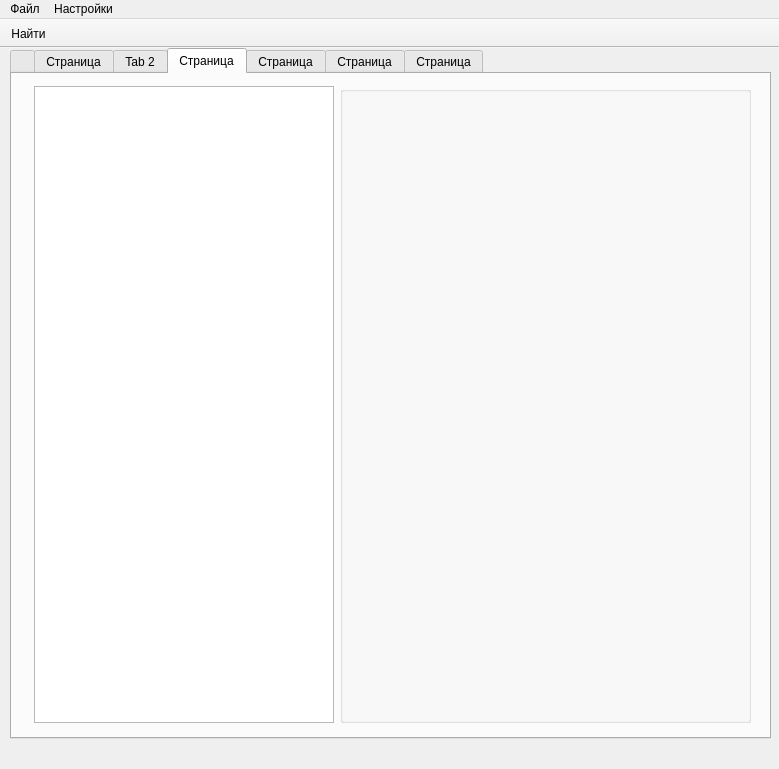
<?xml version="1.0" encoding="UTF-8"?>
<ui version="4.0">
 <class>MainWindow</class>
 <widget class="QMainWindow" name="MainWindow">
  <property name="geometry">
   <rect>
    <x>0</x>
    <y>0</y>
    <width>779</width>
    <height>769</height>
   </rect>
  </property>
  <property name="sizePolicy">
   <sizepolicy hsizetype="Ignored" vsizetype="Fixed">
    <horstretch>0</horstretch>
    <verstretch>0</verstretch>
   </sizepolicy>
  </property>
  <property name="windowTitle">
   <string>Energo - Конфигуратор</string>
  </property>
  <widget class="QWidget" name="centralWidget">
   <widget class="QTabWidget" name="tabWidget">
    <property name="geometry">
     <rect>
      <x>10</x>
      <y>0</y>
      <width>761</width>
      <height>691</height>
     </rect>
    </property>
    <property name="currentIndex">
     <number>3</number>
    </property>
    <widget class="QWidget" name="tabTU">
     <attribute name="title">
      <string/>
     </attribute>
     <widget class="QWidget" name="horizontalLayoutWidget">
      <property name="geometry">
       <rect>
        <x>10</x>
        <y>12</y>
        <width>630</width>
        <height>491</height>
       </rect>
      </property>
      <layout class="QHBoxLayout" name="tuLayout">
       <property name="leftMargin">
        <number>6</number>
       </property>
       <property name="topMargin">
        <number>6</number>
       </property>
       <property name="rightMargin">
        <number>6</number>
       </property>
       <property name="bottomMargin">
        <number>6</number>
       </property>
       <item>
        <layout class="QHBoxLayout" name="horizontalLayout" stretch="1,3">
         <property name="leftMargin">
          <number>6</number>
         </property>
         <property name="topMargin">
          <number>6</number>
         </property>
         <property name="rightMargin">
          <number>6</number>
         </property>
         <property name="bottomMargin">
          <number>6</number>
         </property>
         <item>
          <widget class="QTreeWidget" name="treeWidget">
           <property name="sizePolicy">
            <sizepolicy hsizetype="Fixed" vsizetype="Expanding">
             <horstretch>0</horstretch>
             <verstretch>0</verstretch>
            </sizepolicy>
           </property>
           <property name="minimumSize">
            <size>
             <width>300</width>
             <height>411</height>
            </size>
           </property>
           <property name="maximumSize">
            <size>
             <width>350</width>
             <height>11111111</height>
            </size>
           </property>
           <attribute name="headerVisible">
            <bool>false</bool>
           </attribute>
           <attribute name="headerCascadingSectionResizes">
            <bool>false</bool>
           </attribute>
           <attribute name="headerShowSortIndicator" stdset="0">
            <bool>false</bool>
           </attribute>
           <column>
            <property name="text">
             <string notr="true">1</string>
            </property>
           </column>
          </widget>
         </item>
         <item>
          <widget class="QGroupBox" name="groupBox">
           <property name="sizePolicy">
            <sizepolicy hsizetype="Expanding" vsizetype="Expanding">
             <horstretch>0</horstretch>
             <verstretch>0</verstretch>
            </sizepolicy>
           </property>
           <property name="minimumSize">
            <size>
             <width>300</width>
             <height>0</height>
            </size>
           </property>
           <property name="title">
            <string/>
           </property>
          </widget>
         </item>
        </layout>
       </item>
      </layout>
     </widget>
    </widget>
    <widget class="QWidget" name="tabDPG">
     <attribute name="title">
      <string>Страница</string>
     </attribute>
     <widget class="QWidget" name="horizontalLayoutWidget_4">
      <property name="geometry">
       <rect>
        <x>10</x>
        <y>0</y>
        <width>741</width>
        <height>661</height>
       </rect>
      </property>
      <layout class="QHBoxLayout" name="dpgLayout">
       <property name="leftMargin">
        <number>6</number>
       </property>
       <property name="topMargin">
        <number>6</number>
       </property>
       <property name="rightMargin">
        <number>6</number>
       </property>
       <property name="bottomMargin">
        <number>6</number>
       </property>
       <item>
        <layout class="QHBoxLayout" name="horizontalLayout_4" stretch="0,3">
         <property name="leftMargin">
          <number>6</number>
         </property>
         <property name="topMargin">
          <number>6</number>
         </property>
         <property name="rightMargin">
          <number>6</number>
         </property>
         <property name="bottomMargin">
          <number>6</number>
         </property>
         <item>
          <widget class="QTreeWidget" name="twDPG">
           <property name="sizePolicy">
            <sizepolicy hsizetype="Fixed" vsizetype="Expanding">
             <horstretch>0</horstretch>
             <verstretch>0</verstretch>
            </sizepolicy>
           </property>
           <property name="minimumSize">
            <size>
             <width>300</width>
             <height>411</height>
            </size>
           </property>
           <property name="maximumSize">
            <size>
             <width>350</width>
             <height>11111111</height>
            </size>
           </property>
           <attribute name="headerVisible">
            <bool>false</bool>
           </attribute>
           <attribute name="headerCascadingSectionResizes">
            <bool>false</bool>
           </attribute>
           <column>
            <property name="text">
             <string notr="true">1</string>
            </property>
           </column>
          </widget>
         </item>
         <item>
          <widget class="QGroupBox" name="gbDPG">
           <property name="sizePolicy">
            <sizepolicy hsizetype="Expanding" vsizetype="Expanding">
             <horstretch>0</horstretch>
             <verstretch>0</verstretch>
            </sizepolicy>
           </property>
           <property name="minimumSize">
            <size>
             <width>300</width>
             <height>0</height>
            </size>
           </property>
           <property name="title">
            <string/>
           </property>
          </widget>
         </item>
        </layout>
       </item>
      </layout>
     </widget>
    </widget>
    <widget class="QWidget" name="tabSchedule">
     <attribute name="title">
      <string>Tab 2</string>
     </attribute>
     <widget class="QWidget" name="horizontalLayoutWidget_3">
      <property name="geometry">
       <rect>
        <x>10</x>
        <y>10</y>
        <width>731</width>
        <height>641</height>
       </rect>
      </property>
      <layout class="QHBoxLayout" name="scheduleLayout">
       <item>
        <layout class="QHBoxLayout" name="horizontalLayout_2" stretch="0,3">
         <property name="leftMargin">
          <number>6</number>
         </property>
         <property name="topMargin">
          <number>6</number>
         </property>
         <property name="rightMargin">
          <number>6</number>
         </property>
         <property name="bottomMargin">
          <number>6</number>
         </property>
         <item>
          <widget class="QTreeWidget" name="twSchedule">
           <attribute name="headerVisible">
            <bool>false</bool>
           </attribute>
           <column>
            <property name="text">
             <string notr="true">1</string>
            </property>
           </column>
          </widget>
         </item>
         <item>
          <widget class="QGroupBox" name="gbSchedule">
           <property name="title">
            <string>Настройка задания:</string>
           </property>
          </widget>
         </item>
        </layout>
       </item>
      </layout>
     </widget>
    </widget>
    <widget class="QWidget" name="tabChannels">
     <attribute name="title">
      <string>Страница</string>
     </attribute>
     <widget class="QWidget" name="horizontalLayoutWidget_7">
      <property name="geometry">
       <rect>
        <x>10</x>
        <y>0</y>
        <width>741</width>
        <height>661</height>
       </rect>
      </property>
      <layout class="QHBoxLayout" name="channelsLayout">
       <property name="leftMargin">
        <number>6</number>
       </property>
       <property name="topMargin">
        <number>6</number>
       </property>
       <property name="rightMargin">
        <number>6</number>
       </property>
       <property name="bottomMargin">
        <number>6</number>
       </property>
       <item>
        <layout class="QHBoxLayout" name="horizontalLayout_6" stretch="0,3">
         <property name="leftMargin">
          <number>6</number>
         </property>
         <property name="topMargin">
          <number>6</number>
         </property>
         <property name="rightMargin">
          <number>6</number>
         </property>
         <property name="bottomMargin">
          <number>6</number>
         </property>
         <item>
          <widget class="QTreeWidget" name="twChannels">
           <property name="sizePolicy">
            <sizepolicy hsizetype="Fixed" vsizetype="Expanding">
             <horstretch>0</horstretch>
             <verstretch>0</verstretch>
            </sizepolicy>
           </property>
           <property name="minimumSize">
            <size>
             <width>300</width>
             <height>411</height>
            </size>
           </property>
           <property name="maximumSize">
            <size>
             <width>350</width>
             <height>11111111</height>
            </size>
           </property>
           <attribute name="headerVisible">
            <bool>false</bool>
           </attribute>
           <attribute name="headerCascadingSectionResizes">
            <bool>false</bool>
           </attribute>
           <column>
            <property name="text">
             <string notr="true">1</string>
            </property>
           </column>
          </widget>
         </item>
         <item>
          <widget class="QGroupBox" name="gbChannels">
           <property name="sizePolicy">
            <sizepolicy hsizetype="Expanding" vsizetype="Expanding">
             <horstretch>0</horstretch>
             <verstretch>0</verstretch>
            </sizepolicy>
           </property>
           <property name="minimumSize">
            <size>
             <width>300</width>
             <height>0</height>
            </size>
           </property>
           <property name="title">
            <string/>
           </property>
          </widget>
         </item>
        </layout>
       </item>
      </layout>
     </widget>
    </widget>
    <widget class="QWidget" name="tabBalans">
     <attribute name="title">
      <string>Страница</string>
     </attribute>
     <widget class="QWidget" name="horizontalLayoutWidget_2">
      <property name="geometry">
       <rect>
        <x>10</x>
        <y>20</y>
        <width>630</width>
        <height>491</height>
       </rect>
      </property>
      <layout class="QHBoxLayout" name="balansLayout">
       <property name="leftMargin">
        <number>6</number>
       </property>
       <property name="topMargin">
        <number>6</number>
       </property>
       <property name="rightMargin">
        <number>6</number>
       </property>
       <property name="bottomMargin">
        <number>6</number>
       </property>
       <item>
        <layout class="QHBoxLayout" name="horizontalLayout_3" stretch="1,3">
         <property name="leftMargin">
          <number>6</number>
         </property>
         <property name="topMargin">
          <number>6</number>
         </property>
         <property name="rightMargin">
          <number>6</number>
         </property>
         <property name="bottomMargin">
          <number>6</number>
         </property>
         <item>
          <widget class="QTreeWidget" name="twBalans">
           <property name="sizePolicy">
            <sizepolicy hsizetype="Fixed" vsizetype="Expanding">
             <horstretch>0</horstretch>
             <verstretch>0</verstretch>
            </sizepolicy>
           </property>
           <property name="minimumSize">
            <size>
             <width>300</width>
             <height>411</height>
            </size>
           </property>
           <property name="maximumSize">
            <size>
             <width>350</width>
             <height>11111111</height>
            </size>
           </property>
           <attribute name="headerVisible">
            <bool>false</bool>
           </attribute>
           <attribute name="headerCascadingSectionResizes">
            <bool>false</bool>
           </attribute>
           <attribute name="headerShowSortIndicator" stdset="0">
            <bool>false</bool>
           </attribute>
           <column>
            <property name="text">
             <string notr="true">1</string>
            </property>
           </column>
          </widget>
         </item>
         <item>
          <widget class="QGroupBox" name="gbBalans">
           <property name="sizePolicy">
            <sizepolicy hsizetype="Expanding" vsizetype="Expanding">
             <horstretch>0</horstretch>
             <verstretch>0</verstretch>
            </sizepolicy>
           </property>
           <property name="minimumSize">
            <size>
             <width>300</width>
             <height>0</height>
            </size>
           </property>
           <property name="title">
            <string/>
           </property>
          </widget>
         </item>
        </layout>
       </item>
      </layout>
     </widget>
    </widget>
    <widget class="QWidget" name="tabHolydays">
     <attribute name="title">
      <string>Страница</string>
     </attribute>
     <widget class="QWidget" name="horizontalLayoutWidget_6">
      <property name="geometry">
       <rect>
        <x>10</x>
        <y>0</y>
        <width>741</width>
        <height>661</height>
       </rect>
      </property>
      <layout class="QHBoxLayout" name="holyLayout">
       <property name="leftMargin">
        <number>6</number>
       </property>
       <property name="topMargin">
        <number>6</number>
       </property>
       <property name="rightMargin">
        <number>6</number>
       </property>
       <property name="bottomMargin">
        <number>6</number>
       </property>
       <item>
        <layout class="QHBoxLayout" name="horizontalLayout_7" stretch="0,3">
         <property name="leftMargin">
          <number>6</number>
         </property>
         <property name="topMargin">
          <number>6</number>
         </property>
         <property name="rightMargin">
          <number>6</number>
         </property>
         <property name="bottomMargin">
          <number>6</number>
         </property>
         <item>
          <widget class="QTreeWidget" name="twHoly">
           <property name="sizePolicy">
            <sizepolicy hsizetype="Fixed" vsizetype="Expanding">
             <horstretch>0</horstretch>
             <verstretch>0</verstretch>
            </sizepolicy>
           </property>
           <property name="minimumSize">
            <size>
             <width>300</width>
             <height>411</height>
            </size>
           </property>
           <property name="maximumSize">
            <size>
             <width>350</width>
             <height>11111111</height>
            </size>
           </property>
           <attribute name="headerVisible">
            <bool>false</bool>
           </attribute>
           <attribute name="headerCascadingSectionResizes">
            <bool>false</bool>
           </attribute>
           <column>
            <property name="text">
             <string notr="true">1</string>
            </property>
           </column>
          </widget>
         </item>
         <item>
          <widget class="QGroupBox" name="gbHolydays">
           <property name="sizePolicy">
            <sizepolicy hsizetype="Expanding" vsizetype="Expanding">
             <horstretch>0</horstretch>
             <verstretch>0</verstretch>
            </sizepolicy>
           </property>
           <property name="minimumSize">
            <size>
             <width>300</width>
             <height>0</height>
            </size>
           </property>
           <property name="title">
            <string/>
           </property>
          </widget>
         </item>
        </layout>
       </item>
      </layout>
     </widget>
    </widget>
    <widget class="QWidget" name="tabUsers">
     <attribute name="title">
      <string>Страница</string>
     </attribute>
     <widget class="QWidget" name="horizontalLayoutWidget_5">
      <property name="geometry">
       <rect>
        <x>40</x>
        <y>10</y>
        <width>630</width>
        <height>491</height>
       </rect>
      </property>
      <layout class="QHBoxLayout" name="usersLayout">
       <property name="leftMargin">
        <number>6</number>
       </property>
       <property name="topMargin">
        <number>6</number>
       </property>
       <property name="rightMargin">
        <number>6</number>
       </property>
       <property name="bottomMargin">
        <number>6</number>
       </property>
       <item>
        <layout class="QHBoxLayout" name="horizontalLayout_5" stretch="1,3">
         <property name="leftMargin">
          <number>6</number>
         </property>
         <property name="topMargin">
          <number>6</number>
         </property>
         <property name="rightMargin">
          <number>6</number>
         </property>
         <property name="bottomMargin">
          <number>6</number>
         </property>
         <item>
          <widget class="QTreeWidget" name="twUsers">
           <property name="sizePolicy">
            <sizepolicy hsizetype="Fixed" vsizetype="Expanding">
             <horstretch>0</horstretch>
             <verstretch>0</verstretch>
            </sizepolicy>
           </property>
           <property name="minimumSize">
            <size>
             <width>300</width>
             <height>411</height>
            </size>
           </property>
           <property name="maximumSize">
            <size>
             <width>350</width>
             <height>11111111</height>
            </size>
           </property>
           <attribute name="headerVisible">
            <bool>false</bool>
           </attribute>
           <attribute name="headerCascadingSectionResizes">
            <bool>false</bool>
           </attribute>
           <attribute name="headerShowSortIndicator" stdset="0">
            <bool>false</bool>
           </attribute>
           <column>
            <property name="text">
             <string notr="true">1</string>
            </property>
           </column>
          </widget>
         </item>
         <item>
          <widget class="QGroupBox" name="gbUsers">
           <property name="sizePolicy">
            <sizepolicy hsizetype="Expanding" vsizetype="Expanding">
             <horstretch>0</horstretch>
             <verstretch>0</verstretch>
            </sizepolicy>
           </property>
           <property name="minimumSize">
            <size>
             <width>300</width>
             <height>0</height>
            </size>
           </property>
           <property name="title">
            <string/>
           </property>
          </widget>
         </item>
        </layout>
       </item>
      </layout>
     </widget>
    </widget>
   </widget>
  </widget>
  <widget class="QMenuBar" name="menuBar">
   <property name="geometry">
    <rect>
     <x>0</x>
     <y>0</y>
     <width>779</width>
     <height>21</height>
    </rect>
   </property>
   <widget class="QMenu" name="menu">
    <property name="title">
     <string>Файл</string>
    </property>
    <addaction name="mnuFind"/>
    <addaction name="mnuExport"/>
    <addaction name="separator"/>
    <addaction name="mnuExit"/>
   </widget>
   <widget class="QMenu" name="menu_2">
    <property name="title">
     <string>Настройки</string>
    </property>
    <addaction name="mnuChannelSets"/>
    <addaction name="separator"/>
    <addaction name="mnuDebugHide"/>
   </widget>
   <addaction name="menu"/>
   <addaction name="menu_2"/>
  </widget>
  <widget class="QToolBar" name="mainToolBar">
   <property name="movable">
    <bool>false</bool>
   </property>
   <property name="allowedAreas">
    <set>Qt::TopToolBarArea</set>
   </property>
   <property name="toolButtonStyle">
    <enum>Qt::ToolButtonTextUnderIcon</enum>
   </property>
   <attribute name="toolBarArea">
    <enum>TopToolBarArea</enum>
   </attribute>
   <attribute name="toolBarBreak">
    <bool>false</bool>
   </attribute>
   <addaction name="mnuFind"/>
  </widget>
  <action name="mnuExit">
   <property name="icon">
    <iconset resource="resources.qrc">
     <normaloff>:/icons/images/exit.png</normaloff>:/icons/images/exit.png</iconset>
   </property>
   <property name="text">
    <string>Выход</string>
   </property>
  </action>
  <action name="mnuExport">
   <property name="icon">
    <iconset resource="resources.qrc">
     <normaloff>:/icons/images/export.png</normaloff>:/icons/images/export.png</iconset>
   </property>
   <property name="text">
    <string>Экспорт...</string>
   </property>
  </action>
  <action name="mnuFind">
   <property name="icon">
    <iconset resource="resources.qrc">
     <normaloff>:/icons/images/find.png</normaloff>:/icons/images/find.png</iconset>
   </property>
   <property name="text">
    <string>Найти</string>
   </property>
  </action>
  <action name="mnuDebugHide">
   <property name="text">
    <string>Скрыть окно отладки</string>
   </property>
  </action>
  <action name="mnuChannelSets">
   <property name="text">
    <string>Настройка каналов связи</string>
   </property>
  </action>
  <action name="mnuPoints">
   <property name="checkable">
    <bool>true</bool>
   </property>
   <property name="checked">
    <bool>true</bool>
   </property>
   <property name="icon">
    <iconset resource="resources.qrc">
     <normaloff>:/icons/images/tu.png</normaloff>:/icons/images/tu.png</iconset>
   </property>
   <property name="text">
    <string>Точки учета</string>
   </property>
  </action>
  <action name="mnuShedule">
   <property name="checkable">
    <bool>true</bool>
   </property>
   <property name="icon">
    <iconset>
     <normaloff>:/icons/images/shedule.png</normaloff>:/icons/images/shedule.png</iconset>
   </property>
   <property name="text">
    <string>Очередь опроса</string>
   </property>
  </action>
  <action name="mnuChannels">
   <property name="checkable">
    <bool>true</bool>
   </property>
   <property name="icon">
    <iconset resource="resources.qrc">
     <normaloff>:/icons/images/irkick.png</normaloff>:/icons/images/irkick.png</iconset>
   </property>
   <property name="text">
    <string>Каналы связи</string>
   </property>
  </action>
 </widget>
 <layoutdefault spacing="6" margin="11"/>
 <resources>
  <include location="resources.qrc"/>
 </resources>
 <connections>
  <connection>
   <sender>mnuExit</sender>
   <signal>triggered()</signal>
   <receiver>MainWindow</receiver>
   <slot>close()</slot>
   <hints>
    <hint type="sourcelabel">
     <x>-1</x>
     <y>-1</y>
    </hint>
    <hint type="destinationlabel">
     <x>308</x>
     <y>228</y>
    </hint>
   </hints>
  </connection>
 </connections>
</ui>
